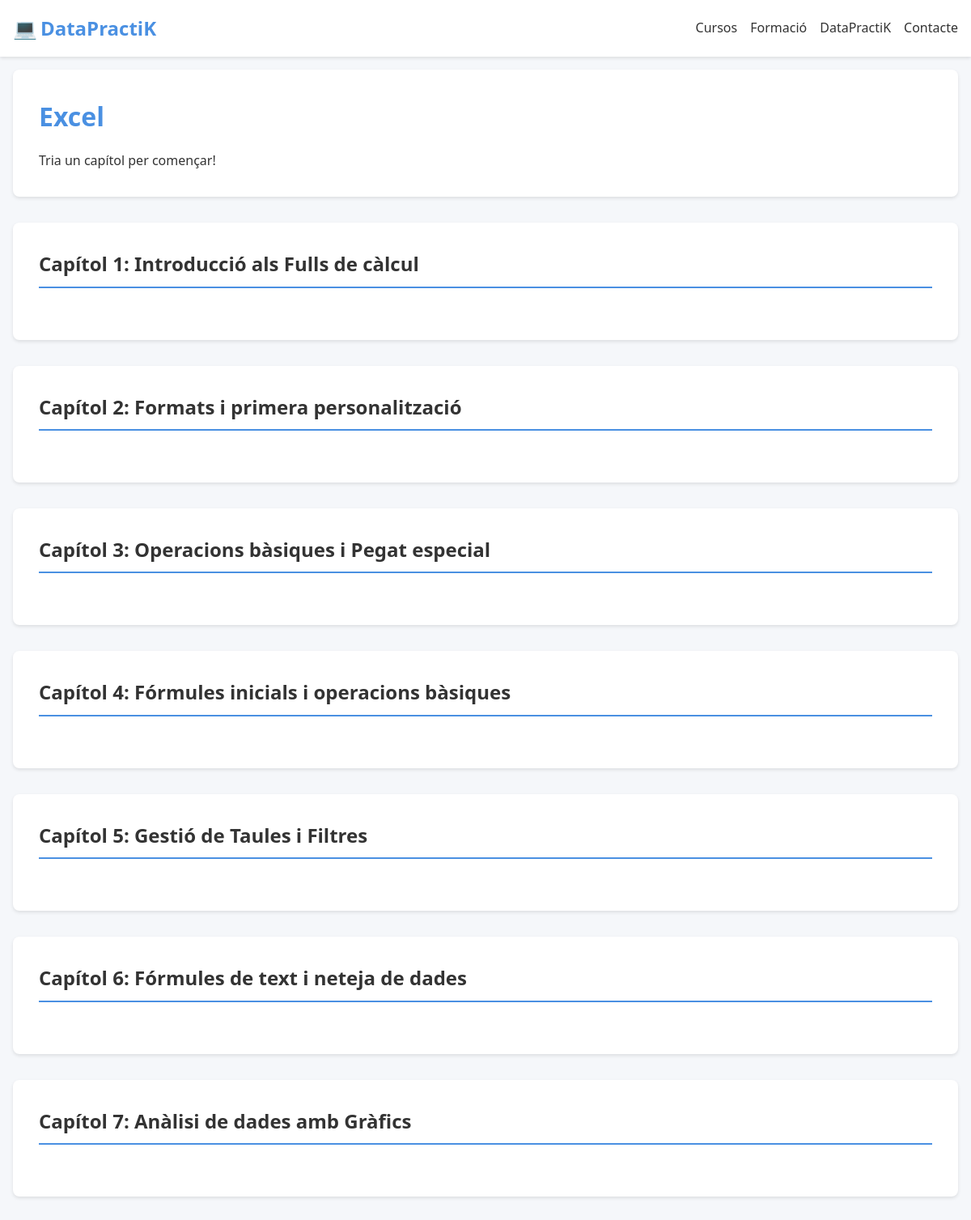
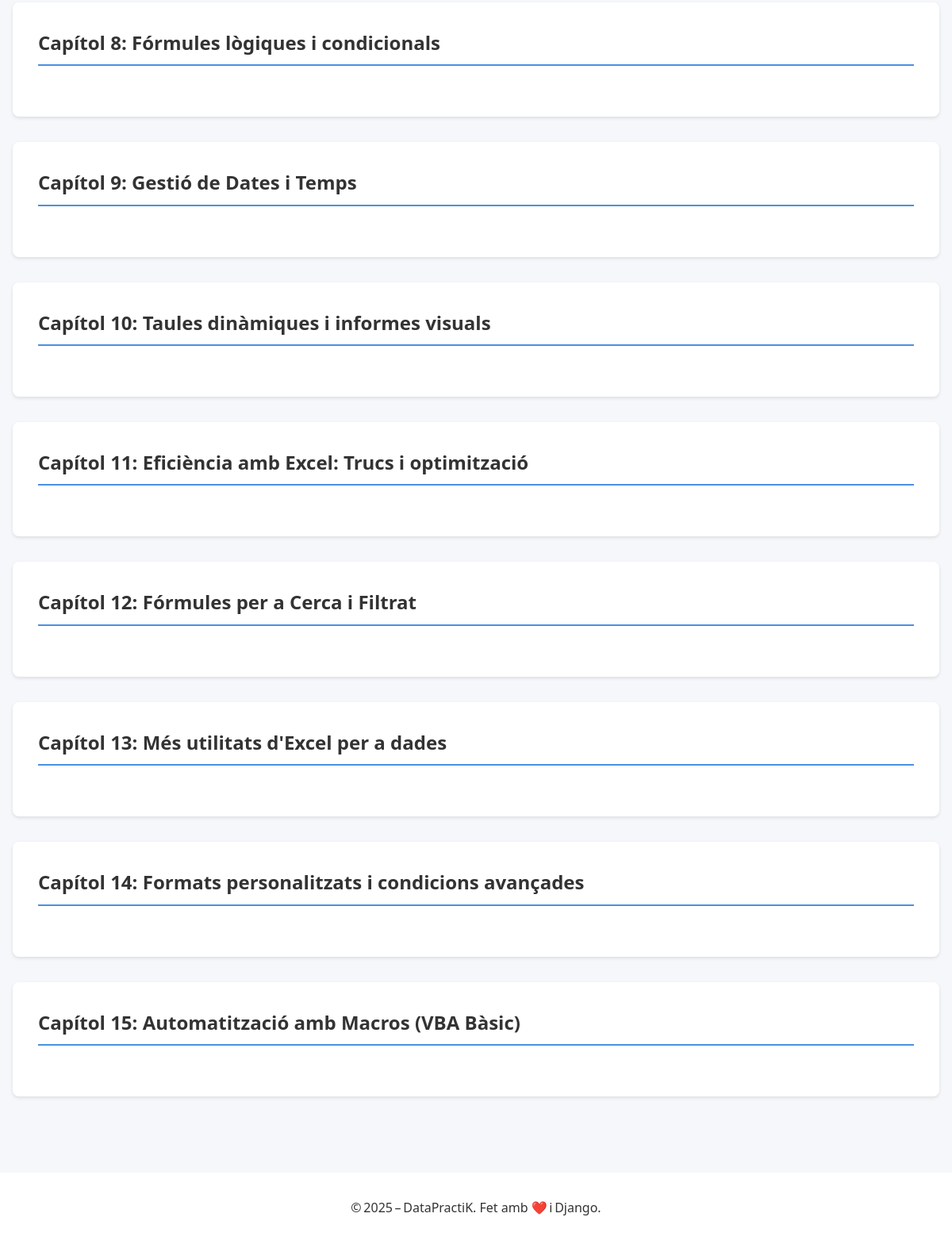
Page /curs/Excel/ on the earlier database version (2 pictures, top to bottom).
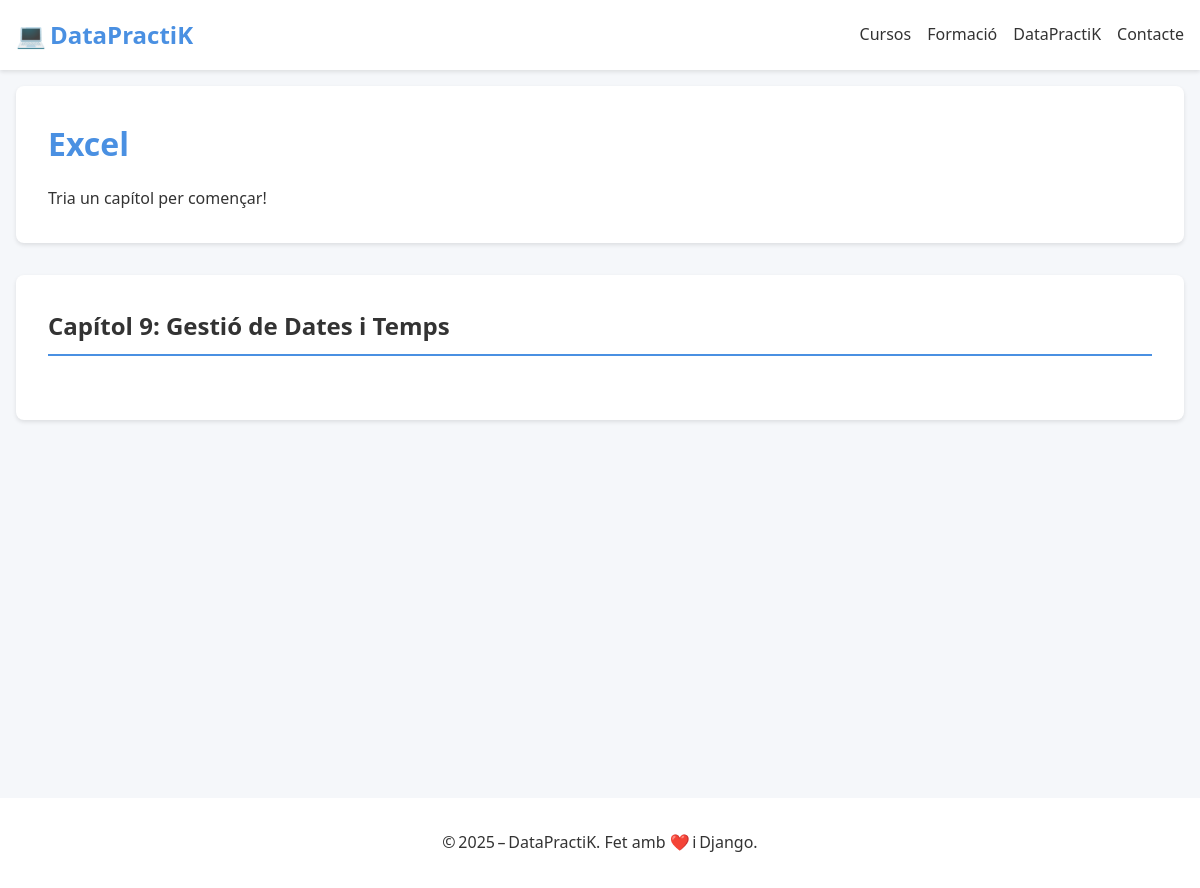
Same page on the later database version.
### app_django/models.py (models this page shows, shortened)
class Capitol(models.Model):
    curs = models.ForeignKey(Curs, on_delete=models.CASCADE, related_name='capitols', verbose_name=_("Curs"))
    titol = models.CharField(_("Títol del capítol"), max_length=100)
    numero = models.PositiveIntegerField(_("Número del capítol"))
    dificultat = models.CharField(_("Dificultat"), max_length=50)
    preu = models.DecimalField(_("Preu"), max_digits=5, decimal_places=2, default=0.00)
    data_creacio = models.DateTimeField(_("Data de creació"), auto_now_add=True)
    class Meta:
        ordering = ['numero']
        unique_together = ('curs', 'numero')
        verbose_name = _("Capítol")
        verbose_name_plural = _("Capítols")

### app_django/views.py (the view)
# urls.py: path('curs/<str:curs_nom>/', views.index_curs, name='index_curs'),
def index_curs(request, curs_nom):
    curs = get_object_or_404(Curs, nom=curs_nom)
    capitols = Capitol.objects.filter(curs=curs).order_by('numero').prefetch_related('exercicis')
    return render(request, 'index_curs.html', {'curs': curs, 'capitols': capitols})

### app_django/templates/index_curs.html (shortened to what this page needs)
{% extends 'base.html' %}
{% block content %}
<div class="course">
    <header class="course__header">
        <h1 class="course__title">{{ curs.nom }}</h1>
        <p class="course__description">Tria un capítol per començar!</p>
    </header>
    <div class="course__content">
        {% for capitol in capitols %}
            <section class="course__chapter">
                <h2 class="course__chapter-title" onclick="toggleChapter(this)">
                    Capítol {{ capitol.numero }}: {{ capitol.titol }}
                </h2>
            </section>
        {% endfor %}
    </div>
</div>
{% endblock %}

Differences in the rows shown:
removed Capitol: numero "1", titol "Introducció als Fulls de càlcul"
removed Capitol: numero "2", titol "Formats i primera personalització"
removed Capitol: numero "3", titol "Operacions bàsiques i Pegat especial"
removed Capitol: numero "4", titol "Fórmules inicials i operacions bàsiques"
removed Capitol: numero "5", titol "Gestió de Taules i Filtres"
removed Capitol: numero "6", titol "Fórmules de text i neteja de dades"
removed Capitol: numero "7", titol "Anàlisi de dades amb Gràfics"
removed Capitol: numero "8", titol "Fórmules lògiques i condicionals"
removed Capitol: numero "10", titol "Taules dinàmiques i informes visuals"
removed Capitol: numero "11", titol "Eficiència amb Excel: Trucs i optimització"
removed Capitol: numero "12", titol "Fórmules per a Cerca i Filtrat"
removed Capitol: numero "13", titol "Més utilitats d'Excel per a dades"
removed Capitol: numero "14", titol "Formats personalitzats i condicions avançades"
removed Capitol: numero "15", titol "Automatització amb Macros (VBA Bàsic)"
